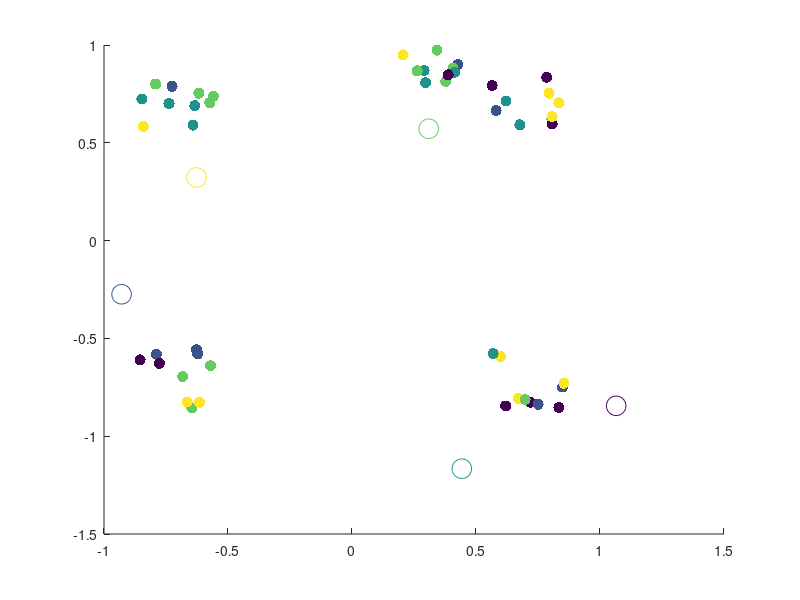

Reproduce this figure in MATLAB. (Note: this script raises an error after producing the figure.)
%% Random Initalization
% yeet
% Topic I.6 - Alternating Minimization Scheme Algorithm for k-Means Clustering*
% 
% Clear the workspace and close all figure windows     

close all; clear all;

load Q1data.mat; 

[n,m]= size(XData); 

% Set the number of clusters (k)
k=5;

% Assign each data vector, randomly to one of the k clusters
IndexSet = randi(k,n,1);

% Plot the data
scatter(XData(:,1),XData(:,2),64,IndexSet,'filled');
hold on

% Create data structures to store the weight vectors for cluster (c), and the 
% weight vectors from the previous iteration (cPrev)
c = zeros(k,m);
cPrev = zeros(k,m);

% Randomly initialize the weight vectors so that each component is sampled from 
% the interval [-1,1]
c = -1.2 + 2.4*rand(k,m);

% Plot the initial weight vectors
scatter(c(:,1),c(:,2),200,linspace(1,k,k))
hold off
pause



%% K++ initalization 

close all; clear all; clc;
% for funsies attempt at k++ initalization 

% 100 2-dimensional points, each points is a vector! 
%hopefully this is like quakes data
load Q1data.mat


%number of clusters; 
k =4; 

[n,m]=size(XData);



[c,IndexSet]= KPlusPlusInit(XData,k);




% Plot the data
scatter(XData(:,1),XData(:,2),64,IndexSet,'filled');
hold on
scatter(c(:,1),c(:,2),200,linspace(1,k,k))
hold off

%% The Alternating Minimization Scheme
doneFlag=0;

% Keep alternating updates to weight vectors and cluster assignments until weight 
% vectors no longer change their locations

while (~doneFlag)

    % Update the weight vectors in each cluster via the centroid formula
    for i=1:k 

        % Find the indices for all data vectors currently in cluster i
        ClusterIndices = find(IndexSet==i);

        % Find the number of data vectors currently in cluster i
        NumVecsInCluster = size(ClusterIndices,1);

        % Create a data structure to store weight vector for the current
        % cluster
        c(i,:)=0; 

        % Update cluster vector using the centroid formula
        for j=1:NumVecsInCluster
            for l=1:m
                c(i,l) = c(i,l) + XData(ClusterIndices(j,1),l)/NumVecsInCluster;
            end
        end

    end

    % Plot the updated weight vectors for each cluster
    scatter(XData(:,1),XData(:,2),64,IndexSet,'filled')
    hold on
    scatter(c(:,1),c(:,2),200,linspace(1,k,k))
    %pause
    
    % Now reassign all data vectors to the closest weight vector (cluster)

    % Create a data structure to store closest weight vector for each data
    % point
    closestCluster=zeros(n,1);

    % Reassign each data vector to the new, closest cluster
    for d=1:n

        % Store the coordinates of the current data vector
        xD = XData(d,:);

        % Set the minimum distance tracker to be a very large number
        sqDistMin=1e16;

        % Find the closest weight vector (cluster) to the current data
        % vector
        for i=1:k
            sqDist = norm(c(i,:)-xD,2);

            % If the distance is less than the current min, assign the
            % current data vector to this cluster
            if sqDist<sqDistMin
                closestCluster(d)=i;
                sqDistMin=sqDist;
            end

        end
    end

    % Update the assignments of the data vectors to their new clusters
    IndexSet = closestCluster;
    
    % Plot the data and the updated weight vectors
    hold off
    scatter(XData(:,1),XData(:,2),64,IndexSet,'filled')
    hold on
    scatter(c(:,1),c(:,2),200,linspace(1,k,k))
    hold off
    %pause
    
    % Terminate the alternating scheme if the weight vectors are unaltered
    % relative to the previous iteration
    if c==cPrev
        doneFlag=1;
    else
        cPrev=c;
    end
end


%% Calculation of Overall Coherence

% computes overall coherence AFTER K-Means! 
OvCo=oaco(XData,IndexSet,c)



%% 10 initalizations

close all; clear all; clc;



% 50  2-dimensional points, each points is a vector! 
%hopefully this is like quakes data
load Q1data.mat



rng(33)

% initalization :) heh
OvCO_forkPP = zeros(1,10);
OvCO_forRand = zeros(1,10); 
% number of clusters


k=5; 


% random initalization;

for realz = 1:10
    [n,m]= size(XData);
    IndexSeti = randi(k,n,1);
    ci = -1.2 + 2.4*rand(k,m);
    
    % scatter(XData(:,1),XData(:,2),64,IndexSeti,'filled')
    %     hold on
    %     scatter(ci(:,1),ci(:,2),200,linspace(1,k,k))
    %     hold off
    %     pause 
    %     
    
    % this runs the k-means algorithim
    [IndexSetf,cf]= kmeans493(XData,k,IndexSeti,ci);
    OvCo=oaco(XData,IndexSetf,cf);
    OvCO_forRand(:,realz) = OvCo ; % this creates a vector of the overall coherence
    
    %   scatter(XData(:,1),XData(:,2),64,IndexSetf,'filled')
    %     hold on
    %     scatter(cf(:,1),cf(:,2),200,linspace(1,k,k))
    %     hold off


end 


%k++ initalization 
for realz = 1:10  

    [ci,IndexSeti]=KPlusPlusInit(XData,k);
    
    %  scatter(XData(:,1),XData(:,2),64,IndexSeti,'filled')
    %     hold on
    %     scatter(ci(:,1),ci(:,2),200,linspace(1,k,k))
    %     hold off
    %     pause 
        
        %runs k means
   
    %uses a random     scheme for intial index
    %[IndexSetf,cf]= kmeans493(XData,k,randi(k,size(XData,1),1),ci);    
    [IndexSetf,cf]= kmeans493(XData,k,IndexSeti,ci);
    
    OvCo=oaco(XData,IndexSetf,cf);
    OvCO_forkPP(:,realz) = OvCo ; 
    
    %   scatter(XData(:,1),XData(:,2),64,IndexSetf,'filled')
    %     hold on
    %     scatter(cf(:,1),cf(:,2),200,linspace(1,k,k))
    %     hold off
end 




mean(OvCO_forkPP)
mean(OvCO_forRand)



%% Elbow Method

clc; clear all; close all; 

load Q1data.mat

suck =8; 
initalz =5; 

% rows is number of initlizations we use, coloumns is values of k 
% for each initilization scheme
mat2PlotKPP = zeros(initalz,suck); 
mat2PlotRand =zeros(initalz,suck); 

for k=1:suck
   
    
    for realz = 1:initalz

    [ci,IndexSeti]=KPlusPlusInit(XData,k);
        
        %runs k means
        
    [IndexSetf,cf]= kmeans493(XData,k,IndexSeti,ci);
    
    OvCo=oaco(XData,IndexSetf,cf);
    mat2PlotKPP(realz,k) = OvCo; 
    end 
    
    
    
     for realz = 1:initalz

    [n,m]= size(XData);
    IndexSeti = randi(k,n,1);
    ci = -1.2 + 2.4*rand(k,m);
        
        %runs k means
        
    [IndexSetf,cf]= kmeans493(XData,k,IndexSeti,ci);
    
    OvCo=oaco(XData,IndexSetf,cf);
    mat2PlotRand(realz,k) = OvCo; 
     end 
    
    
    
end 



subplot(1,2,1)
for iter = 1:5
    plot(1:suck, mat2PlotKPP(iter,:),'LineWidth',1.5,'Marker',"*",'LineStyle','--')
    hold on;
    title('Elbow Plot for K++ Initalization')
    xlabel('Number of Clusters (k)')
    ylabel('Overall Coherence y')
    %rectangle('Position',[4-1 7-1 1 1],'Curvature',[.5 .5]) 
    %legend('Realiz 1','Realiz 4','Realiz 3','Realiz 4','Realiz 5')
    grid on;
end 



hold on; 

subplot(1,2,2)
for iter = 1:5
    plot(1:suck, mat2PlotRand(iter,:),'LineWidth',1.5,'Marker',"*",'LineStyle','--')
     hold on;
    title('Elbow Plot for Random Initalization')
    xlabel('Number of Clusters (k)')
    ylabel('Overall Coherence y')
    legend('Realiz 1','Realiz 4','Realiz 3','Realiz 4','Realiz 5')
    grid on;
end 




%% MNIST PART 3

close all; 
numim = 100; % number of images
% use parts of Haider Code to extract data frame from 100 images 
% 400 cols for 20 x 20 pizels 

%ovco badd at large k FYI

[XDataM ,labels2test]= DatHaider(numim);

% use k = 6 from jamie elbow! 
k_fromelbow=6;
    

%initalizes and does kmeans 
[c,IndexSeti]=KPlusPlusInit(XDataM,k_fromelbow,42);
[IndexSetf, cf] = kmeans493(XDataM,k_fromelbow,IndexSeti,c);

% for the  cluster we...
for val_k= 1:k_fromelbow 

    figure(val_k)    

    str = sprintf('Images associated with Cluster %d', val_k);



% look at all the points in this cluster from k means 
    for i=1:sum(IndexSetf==val_k)
       % creates the rows and coloumns for images in a cluster
        rows_img = round(numim/10);
        cols_img = round(numim/10);
       %creates a subplot for a certain cluster k
       subplot(rows_img,cols_img,i)
       title(str)
       %and shows all the images associated with that cluster
       Cluster_image = XDataM(IndexSetf==val_k,:);
       currImg = reshape(Cluster_image(i,:),[20,20]);
       imshow(currImg,'InitialMagnification',1000) 
    end
    
    
% cluster 1 is 1     
% cluster 2 is zero 
% cluster 3 is 3
% cluster 4 is 2 
% cluster 5 is 4  
% cluster 6 is 0


end 

%% Success score

% done with my eyeball 
% we see the number that occurs the most in each figure!
ClusterMostOccurNum = [1 0 3 2 4 0];


expLabs = zeros(100,1); 

for val_k = 1:k_fromelbow
    WhereImagesR=IndexSetf==val_k;
    expLabs = ClusterMostOccurNum(val_k).*(WhereImagesR)+expLabs ;
end 


SucScore = sum(expLabs == labels2test)/100;

SucScore*100;

%% Bonus Part


BonusSuck = 10; 

  
numim = 100; % number of images
% use parts of Haider Code to extract data frame from 100 images 
% 400 cols for 20 x 20 pizels 

%ovco badd at large k FYI

[XDataM ,labels2test]= DatHaider(numim);

SucScoresforAll = zeros(1,8);

for k_to_test =3:BonusSuck
    


        %initalizes and does kmeans 
        [c,IndexSeti]=KPlusPlusInit(XDataM,k_to_test,42);
        [IndexSetf, cf] = kmeans493(XDataM,k_to_test,IndexSeti,c);
        
        
        MostOccurNum = zeros(1,k_to_test);
        
        % for the  cluster we...
        for val_k= 1:k_to_test
         % computes the number 
         MostOccurNum(val_k)  =  mode(labels2test(IndexSetf==val_k));
        end 

        
        expLabs = zeros(100,1); 

        for val_k = 1:k_to_test
            WhereImagesR=IndexSetf==val_k;
            expLabs = MostOccurNum(val_k).*(WhereImagesR)+expLabs ;
        end 

        % computes the success score!
        SucScore = sum(expLabs == labels2test)/100;

        SucScoresforAll(val_k-2)= SucScore; 
        
end 
